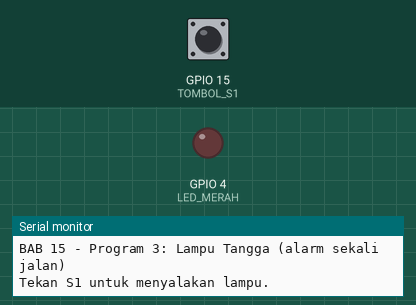
Recording of a sketch running on a simulated ESP32. Parts: output pins drawn as LEDs (lit = HIGH), the last lines printed to the serial monitor. The test bench sets the inputs (shaded band); at power-on: GPIO 15 (TOMBOL_S1) LOW.

Above: at 2.2 s.
2.3 s: GPIO 15 (TOMBOL_S1) pulled HIGH for 0.15 s
At 3.3 s:
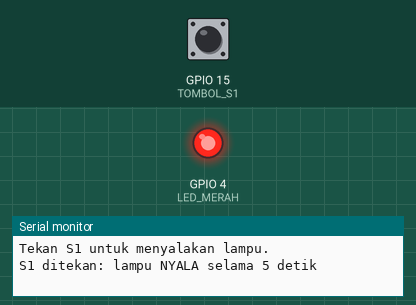
5.4 s: GPIO 15 (TOMBOL_S1) pulled HIGH for 1 s
At 11.8 s:
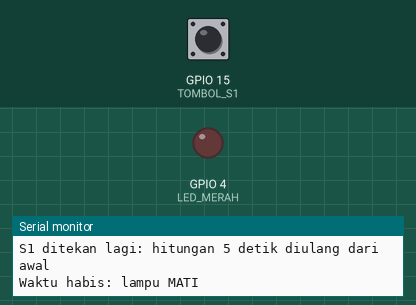
Timing chart, 0 to 13.3 s (numbered marks = the images above; inputs shaded):
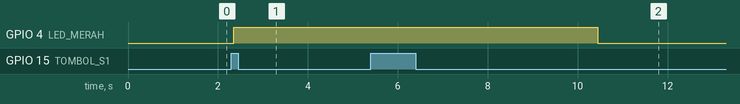

Measured:
- after the input at 2.3 s, GPIO 4 (LED_MERAH): LOW → HIGH after 0.05 s
- after the input at 5.4 s, GPIO 4 (LED_MERAH): HIGH → LOW after 5.1 s instead of 2.0 s

The sketch:

p3_lampu_tangga.ino
```cpp
/*
 * BAB 15 - Program 3: Lampu Tangga dengan Alarm Sekali Jalan
 * Tekan S1 → LED merah menyala 5 detik, lalu mati sendiri.
 * Menekan S1 lagi saat LED masih menyala mengulang hitungan 5 detik dari awal.
 *
 * Rangkaian:
 *   SW1 (tombol S1, header kuning) → IO15
 *   LED1 (LED merah, header LED)   → IO4
 */

#define TOMBOL_S1 15
#define LED_MERAH 4

const uint64_t LAMA_NYALA_US = 5000000;   // 5 detik = 5.000.000 µs
const unsigned long WAKTU_DEBOUNCE = 50;  // ms, sama seperti BAB 9

hw_timer_t *timer = NULL;
volatile bool waktuHabis = false;  // diisi true oleh ISR

bool lampuNyala = false;

// Variabel debounce (pola dari BAB 9)
int bacaanSebelumnya = LOW;      // bacaan mentah pada putaran loop() sebelumnya
int statusStabil = LOW;          // keadaan tombol yang sudah lolos debounce
unsigned long waktuBerubah = 0;  // kapan bacaan mentah terakhir kali berubah

// ISR: alarm sekali jalan berbunyi → cukup beri tanda untuk loop()
void IRAM_ATTR saatWaktuHabis() {
  waktuHabis = true;
}

void nyalakanLampu() {
  timerRestart(timer);                         // counter kembali ke 0
  timerAlarm(timer, LAMA_NYALA_US, false, 0);  // alarm SEKALI JALAN, 5 detik dari 0
  waktuHabis = false;                          // abaikan tanda alarm lama (kalau ada)
  timerStart(timer);                           // jalankan (tidak berpengaruh kalau sudah berjalan)

  digitalWrite(LED_MERAH, HIGH);
  if (lampuNyala) {
    Serial.println("S1 ditekan lagi: hitungan 5 detik diulang dari awal");
  } else {
    Serial.println("S1 ditekan: lampu NYALA selama 5 detik");
  }
  lampuNyala = true;
}

void setup() {
  Serial.begin(115200);
  pinMode(TOMBOL_S1, INPUT);  // pull-down 10 kΩ di PCB: ditekan = HIGH
  pinMode(LED_MERAH, OUTPUT);
  digitalWrite(LED_MERAH, LOW);
  delay(1000);  // beri waktu Serial Monitor tersambung

  Serial.println("BAB 15 - Program 3: Lampu Tangga (alarm sekali jalan)");

  timer = timerBegin(1000000);  // 1 tick = 1 µs; timer langsung berjalan...
  if (timer == NULL) {
    Serial.println("Gagal membuat timer! Program berhenti.");
    while (true) {
      delay(1000);
    }
  }
  timerStop(timer);             // ...jadi hentikan dulu sampai S1 ditekan
  timerAttachInterrupt(timer, &saatWaktuHabis);

  Serial.println("Tekan S1 untuk menyalakan lampu.");
}

void loop() {
  // 1. Baca S1 dengan debounce; bereaksi saat tombol baru ditekan
  int bacaan = digitalRead(TOMBOL_S1);
  if (bacaan != bacaanSebelumnya) {
    waktuBerubah = millis();
    bacaanSebelumnya = bacaan;
  }
  if ((millis() - waktuBerubah) > WAKTU_DEBOUNCE && bacaan != statusStabil) {
    statusStabil = bacaan;
    if (statusStabil == HIGH) {
      nyalakanLampu();
    }
  }

  // 2. Alarm sekali jalan sudah berbunyi? Matikan lampu.
  if (waktuHabis) {
    waktuHabis = false;
    timerStop(timer);  // timer tidak perlu berjalan lagi sampai S1 ditekan
    digitalWrite(LED_MERAH, LOW);
    lampuNyala = false;
    Serial.println("Waktu habis: lampu MATI");
  }
}
```
